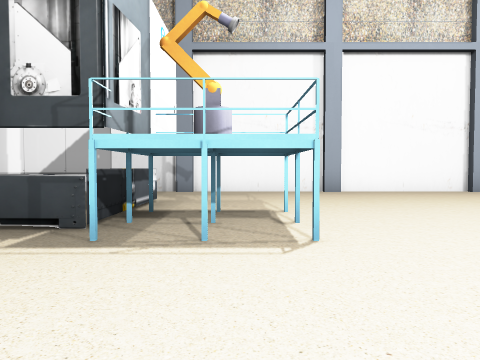
View 1 (above)

20 first-person views from a walk through a 3-D level made in the Godot game engine. The camera is 1.3 m above the floor, tilts 2° down and sees 70° across. The floor is counted in squares, 2 m on a side. Each view is taken from the middle of a square. On the plan, view 1 faces up. The plan holds only what a view shows up to about 10 squares ahead; the rest is blank. The place goes on beyond the plan. Flat picture figures and markers are not drawn. Some surface patterns are stand-ins.

View 2
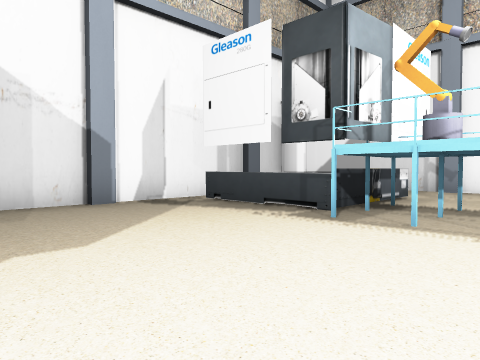

View 3
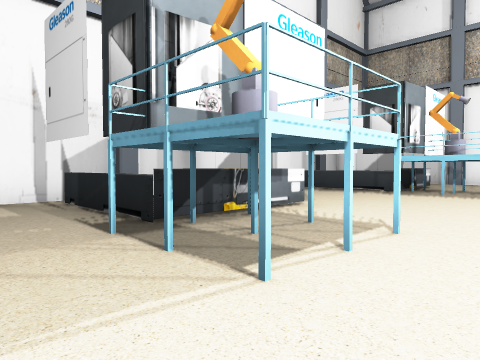

View 4
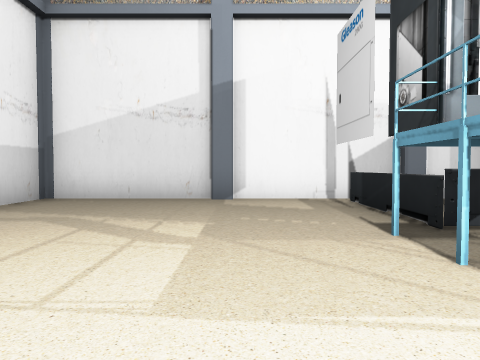

View 5
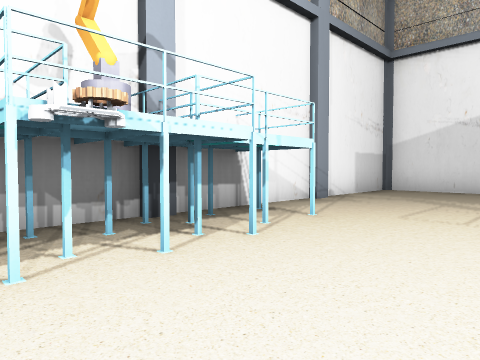

View 6
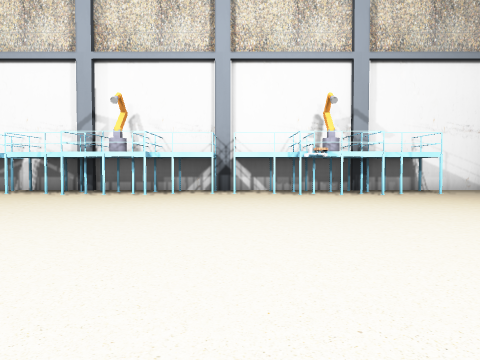

View 7
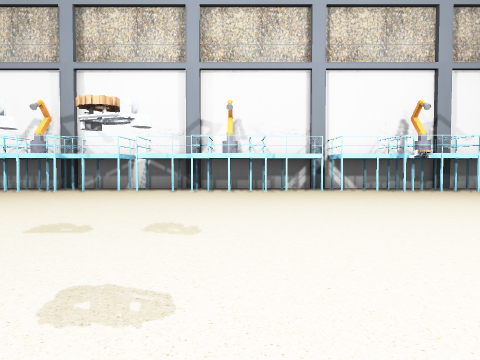

View 8
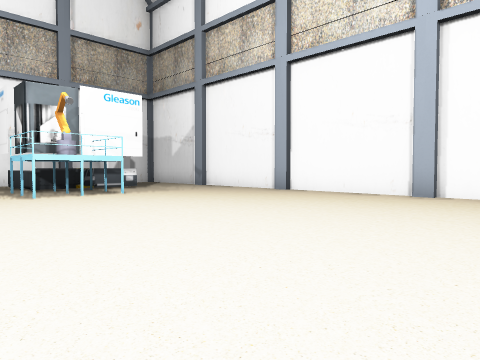

View 9
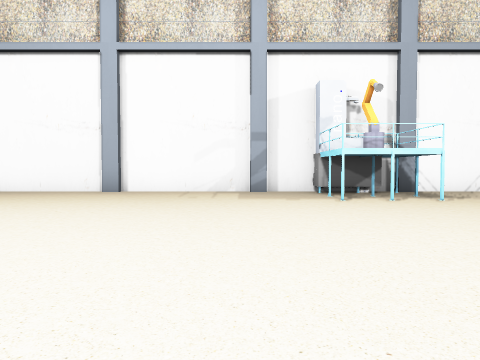

View 10
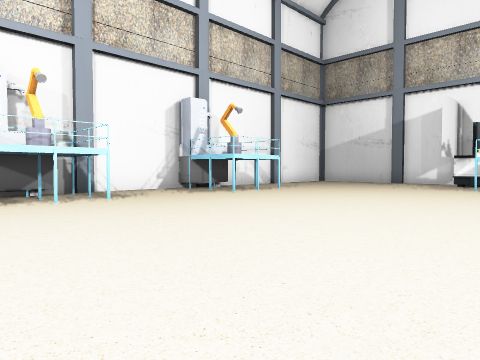

View 11
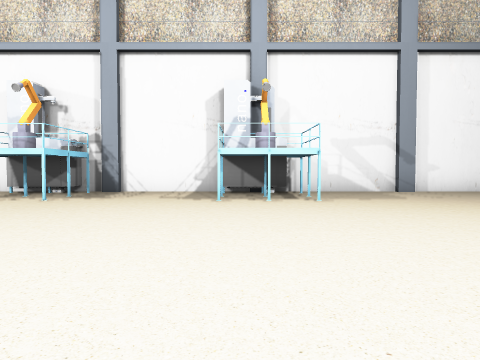

View 12
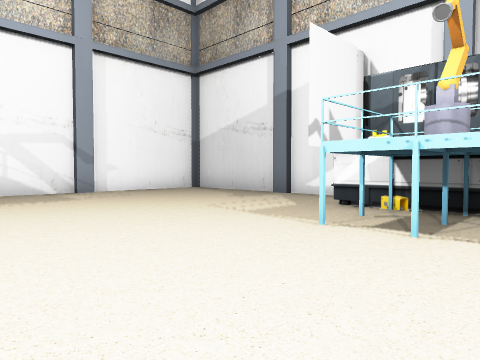

View 13
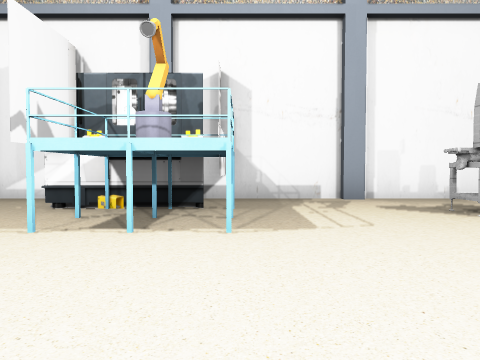

View 14
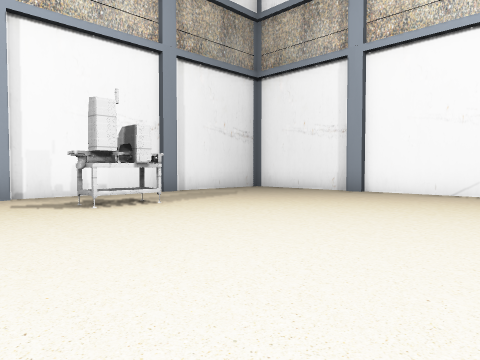

View 15
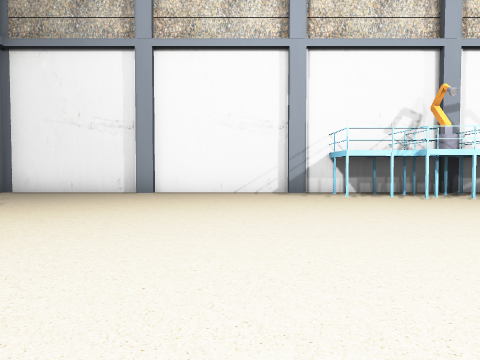

View 16
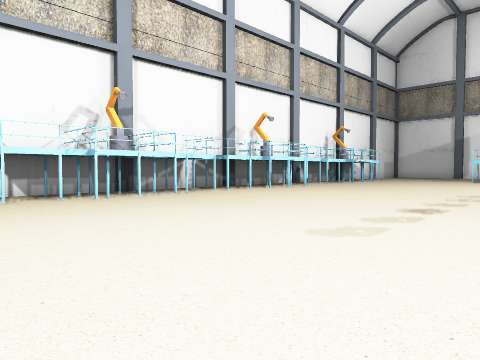

View 17
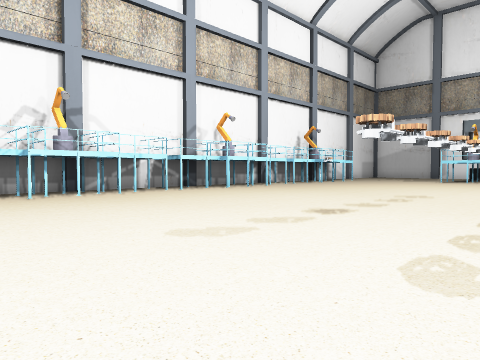

View 18
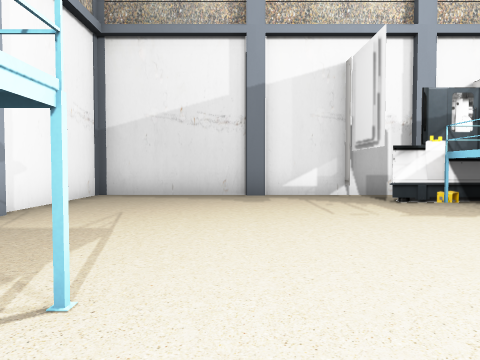

View 19
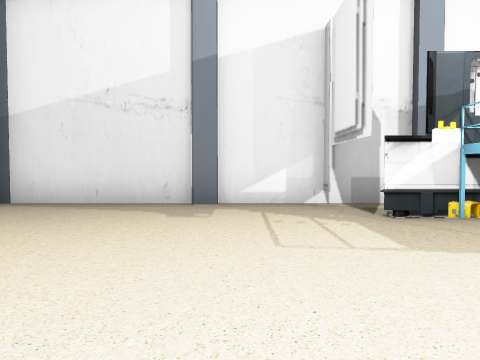

View 20
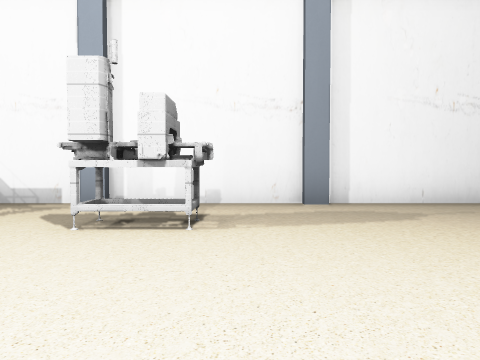

### Floor plan
Key: @ floor where view 1 was taken; # wall or solid block; . floor; = window, fence, low wall or low ledge.
Columns run from 6 left of view 1 to 27 right of it. Each row starts with its distance up from view 1.
 10  ################## ##### ########
  9 #   ..............# #...# #......#
  8 #   ..............# #...# #......#
  7 #   ..............###...###......#
  6 ##  .............................#
  5 #   .=#..........................#
  4 #....=#..........................#
  3 #....##..........................#
  2 #............................##..#
  1 #.......    .................##..#
  0 #.....@.    . ...............##..#
 -1 #   ....   ......................#
 -2 #   .=##  .......................#
 -3 #   .=##. .......................#
 -4 #....###......................#..#
 -5 #................................#
 -6 #................................#
 -7 #................................#
 -8 #........###..###...###..........#
 -9 #......##################........#
-10 #...#..##          ##.###...#....#
-11 ########            ### ##########

Where each view was taken, in squares from view 1:
view 1: 0 up, 0 right, facing up
view 2: 1 down, 1 right, facing up-left
view 3: 6 down, 2 right, facing up-left
view 4: 6 down, 2 right, facing left
view 5: 6 down, 5 right, facing down-left
view 6: 0 up, 6 right, facing down
view 7: 1 up, 9 right, facing down
view 8: 1 up, 9 right, facing up-left
view 9: 0 up, 10 right, facing up
view 10: 0 up, 11 right, facing up-right
view 11: 0 up, 18 right, facing up
view 12: 0 up, 19 right, facing up-right
view 13: 0 up, 19 right, facing right
view 14: 1 down, 18 right, facing down-right
view 15: 1 down, 20 right, facing down
view 16: 1 down, 19 right, facing down-left
view 17: 0 up, 18 right, facing down-left
view 18: 6 up, 18 right, facing right
view 19: 5 up, 20 right, facing right
view 20: 5 down, 20 right, facing right
